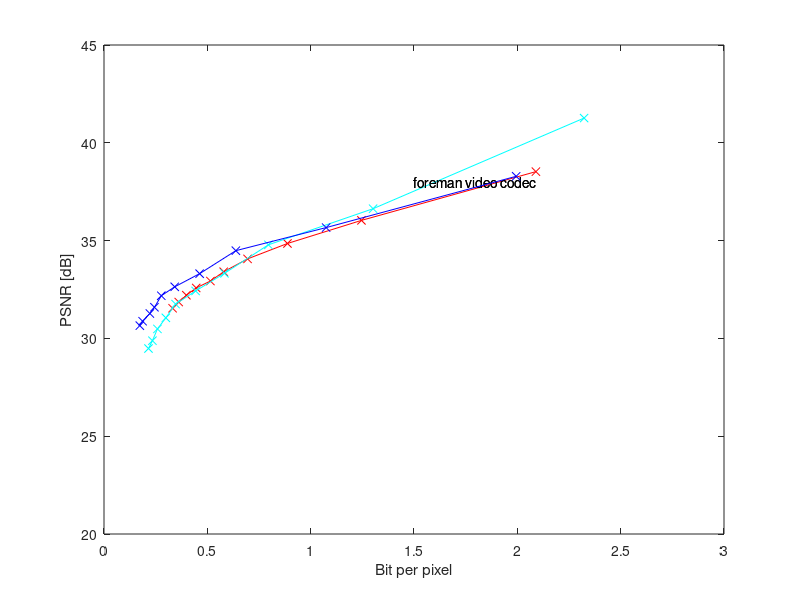

Source code (MATLAB):
% vector_quantizer = [5.8061;34.6];
% prediction_Huffman_code = [7.28; 37.5];
% lena_starting = [7.5; 15];
% data = [vector_quantizer,prediction_Huffman_code,lena_starting];
% p = plot(data(1,:),data(2,:),'*')
% labels = {'vector quantizer','predict. Huffman','lena-staring'};
% text(data(1,:),data(2,:),labels,'VerticalAlignment','bottom','HorizontalAlignment','left');
% hold on;
% %% Still image DCT codec
% lena_dct = [0.8599 29.95;1.2668 31.9464;1.529 32.9116; 1.8422 33.6689; 2.2343 34.3427; 4.5 37];
% plot(lena_dct(:,1), lena_dct(:,2), '-x');
% text(1,32,'Lena with DCT');
% %% foreman video R-D Curve
% bitrate = [2.51915405919312,1.11535603430135,0.730358833874459,0.547885382846320,0.445799606932420,0.376203440656566,0.324938371813372];
% psnr = [40.0193413232869,35.8290177134059,34.2704393749103,33.3476412764834,32.6931938998245,32.1387370385189,31.6822870485724];
% % %foreman_motion = [0.5663 30.8928;0.6619 32.38;
% %     0.8036 33.4920; 0.99 34.48; 1.22 35.4383;
% %     2.6698 40];
% plot(bitrate', psnr', 'r-*');
% text(1.5,38,'foreman video codec');
% hold on;
%% New baseline
psnr = [31.5405500504184,31.8588598995423,32.2066595315671,32.5791933541042,32.9329979774916,33.4075641809719,34.0657504230086,34.8527845767652,36.0336147945832,38.5259159074601];
bitrate = [0.331920394420394,0.361614658489658,0.398678000240500,0.446064063251563,0.514798280423280,0.579162157287157,0.694624819624820,0.887675114237614,1.24572360509861,2.08981556637807];
plot(bitrate', psnr', 'r-x');
text(1.5,38,'foreman video codec');
hold on;

%% foreman video h264 quant
bitrate = [2.32305852423040,1.30202461745430,0.795514670514671,0.583013449224387,0.443268717682780,0.346408655002405,0.299280941859067,0.258517090548341,0.234313935485810,0.215233623436748];
psnr = [41.2645134797241,36.6309321706697,34.7856700872653,33.3276226400971,32.4264023920444,31.7533778563175,31.0507762116319,30.4851035136944,29.8835706461857,29.4825370026383];
plot(bitrate', psnr', 'c-x');
text(1.5,38,'foreman video codec');
hold on;
% %% Final- first - firstframe-fix -0.3
% bitrate = [2.77106021148990,1.10295878708965,0.737742167771465,0.592269373421717,0.492978121054293,0.417515980113636,0.417370975378788];
% psnr = [36.4470814056341,35.3897038733177,34.2756216068847,33.5722308760891,33.0014516192118,32.5394708797931,32.2408635057449];
% plot(bitrate', psnr', 'g-x');
% text(1.5,40,'Final 1st try');
% hold on;
% %% Final -2nd - firstframe- qScale
% bitrate = [2.72599530460859,1.09150785195707,0.779049281881313,0.600043895991162,0.498390151515152,0.450774838226010,0.432269472064394];
% psnr = [36.3208712240959,35.2621436971448,33.7272505085247,32.8039581597192,32.0881600343260,31.4719330318616,30.9328209728538];
% plot(bitrate', psnr', 'b-x');
% hold on;
% %% Final- 1 - firstframe-fix -0.5
% bitrate = [2.82544191919192,1.11646001025884,0.740046953914141,0.580998954387626,0.499754872948232,0.418075284090909,0.398587436868687];
% psnr = [35.7429099264245,35.0644561536713,34.0287168236174,33.3043369607904,32.5759343413175,32.2026352699054,31.8545094711889];
% plot(bitrate', psnr', 'y-x');
% text(1.5,40,'Final 1st try');
% hold on;
%% Final -4th
% bitrate = [1.98006243611712,1.15083122895623,0.707073995159933,0.521930145953583,0.409595395923521,0.330217164201539,0.276545214045214,0.263343535804473,0.224964488636364,0.206010063431938];
% psnr = [38.2935414344172,34.5533006268739,32.8490445040493,31.5177038382579,30.7170102982539,29.9355444600755,29.4736371735503,28.8523496642112,28.1831499417000,27.7033566907772];
% plot(bitrate', psnr', 'g-x');
% text(1.5,40,'Final 1st try');
% hold on;
%% Final -6th
bitrate = [1.99442480985450,1.07481859142015,0.638000165343915,0.462649185305435,0.342168898809524,0.277282215758778,0.244093182569745,0.221820605609668,0.186816547168110,0.173263982834295];
psnr = [38.2872090379256,35.6652842330073,34.4857801468468,33.3093701515710,32.6375594774026,32.1816251342965,31.5917564914781,31.2730329401063,30.8773509370193,30.6530419147552];
plot(bitrate', psnr', 'b-x');
%text(1.5,40,'Final 1st try');
hold on;
%%
xlim([0 3]);
ylim([20 45]);
xlabel('Bit per pixel');
ylabel('PSNR [dB]')